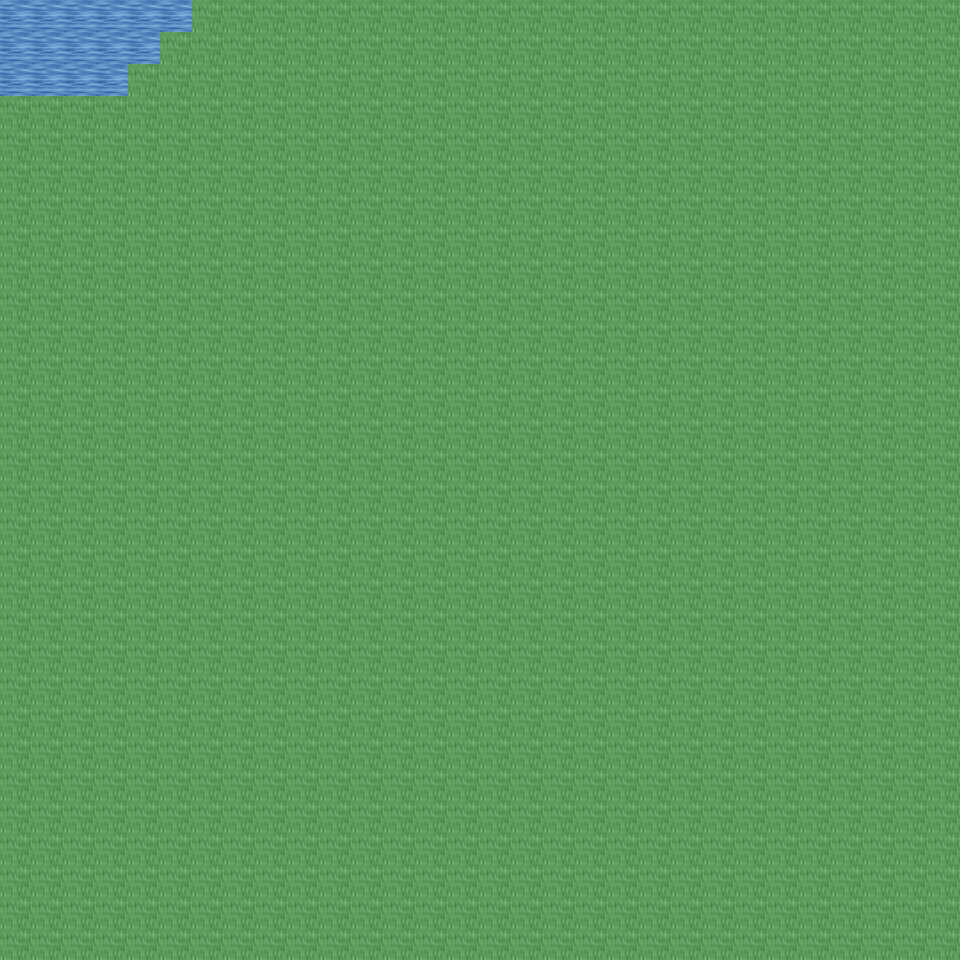

A 2D game scene composited from a Tiled map and its tileset images. What follows is a short description and the map's XML, with each tile layer's data collapsed to a summary:
An orthogonal 30x30 tile map with 32x32 px tiles, 6 tile layers (Ground, Object, Object2, Above, ...), 14 tilesets and 2 objects (2x mapExit).

<map version="1.0" orientation="orthogonal" renderorder="right-down" width="30" height="30" tilewidth="32" tileheight="32" nextobjectid="3">
  <tileset firstgid="1" name="tileset_ground_ground" tilewidth="32" tileheight="32" tilecount="33" columns="3">
    <image source="../drawable/tileset_ground_ground.png" width="96" height="352" />
  </tileset>
  <tileset firstgid="34" name="tileset_plant_flower_daisy_red" tilewidth="32" tileheight="32" tilecount="8" columns="2">
    <image source="../drawable/tileset_plant_flower_daisy_red.png" width="64" height="128" />
  </tileset>
  <tileset firstgid="42" name="tileset_ground_grass_edges" tilewidth="32" tileheight="32" tilecount="36" columns="12">
    <image source="../drawable/tileset_ground_grass_edges.png" width="384" height="96" />
  </tileset>
  <tileset firstgid="78" name="tileset_ground_grass_corners" tilewidth="32" tileheight="32" tilecount="24" columns="6">
    <image source="../drawable/tileset_ground_grass_corners.png" width="192" height="128" />
  </tileset>
  <tileset firstgid="102" name="tileset_ground_water_pool" tilewidth="32" tileheight="32" tilecount="72" columns="3">
    <image source="../drawable/tileset_ground_water_pool.png" width="96" height="768" />
  </tileset>
  <tileset firstgid="174" name="tileset_plant_flower_daisy_white" tilewidth="32" tileheight="32" tilecount="8" columns="2">
    <image source="../drawable/tileset_plant_flower_daisy_white.png" width="64" height="128" />
  </tileset>
  <tileset firstgid="182" name="tileset_plant_grasses" tilewidth="32" tileheight="32" tilecount="6" columns="3">
    <image source="../drawable/tileset_plant_grasses.png" width="96" height="64" />
  </tileset>
  <tileset firstgid="188" name="tileset_item_statue_bird" tilewidth="32" tileheight="32" tilecount="8" columns="2">
    <image source="../drawable/tileset_item_statue_bird.png" width="64" height="128" />
  </tileset>
  <tileset firstgid="196" name="tileset_plant_tree_tree_darkgreen" tilewidth="32" tileheight="32" tilecount="88" columns="8">
    <image source="../drawable/tileset_plant_tree_tree_darkgreen.png" width="256" height="352" />
  </tileset>
  <tileset firstgid="284" name="tileset_logic_collision" tilewidth="32" tileheight="32" tilecount="1" columns="1">
    <image source="../drawable/tileset_logic_collision.png" width="32" height="32" />
  </tileset>
  <tileset firstgid="285" name="tileset_ground_water_pool_deep" tilewidth="32" tileheight="32" tilecount="72" columns="3">
    <image source="../drawable/tileset_ground_water_pool_deep.png" width="96" height="768" />
  </tileset>
  <tileset firstgid="357" name="tileset_logic_item_fruits" tilewidth="32" tileheight="32" tilecount="16" columns="8">
    <image source="../drawable/tileset_logic_item_fruits.png" width="256" height="64" />
  </tileset>
  <tileset firstgid="373" name="tileset_plant_tree_umbrella_thorn" tilewidth="32" tileheight="32" tilecount="18" columns="6">
    <image source="../drawable/tileset_plant_tree_umbrella_thorn.png" width="192" height="96" />
  </tileset>
  <tileset firstgid="391" name="tileset_light_light_5x5" tilewidth="32" tileheight="32" tilecount="25" columns="5">
    <image source="../drawable/tileset_light_light_5x5.png" width="160" height="160" />
  </tileset>
  <layer name="Ground" width="30" height="30">
    <data>[900 cells, 900 non-empty, 6 distinct tile ids]</data>
  </layer>
  <layer name="Object" width="30" height="30">
    <data>[900 cells, 8 non-empty, 2 distinct tile ids]</data>
  </layer>
  <layer name="Object2" width="30" height="30">
    <data>[900 cells, 0 non-empty, 0 distinct tile ids]</data>
  </layer>
  <layer name="Above" width="30" height="30">
    <data>[900 cells, 0 non-empty, 0 distinct tile ids]</data>
  </layer>
  <layer name="Above2" width="30" height="30">
    <data>[900 cells, 0 non-empty, 0 distinct tile ids]</data>
  </layer>
  <layer name="Walkable" width="30" height="30">
    <data>[900 cells, 885 non-empty, 1 distinct tile ids]</data>
  </layer>
  <objectgroup name="MapEvents">
    <object id="1" name="north" type="mapExit" x="0" y="0" width="192" height="32">
      <properties>
        <property name="map" value="level_0_x224_y77" />
        <property name="x" value="0" />
        <property name="y" value="28" />
      </properties>
    </object>
    <object id="2" name="west" type="mapExit" x="0" y="0" width="32" height="96">
      <properties>
        <property name="map" value="level_0_x223_y78" />
        <property name="x" value="28" />
        <property name="y" value="0" />
      </properties>
    </object>
  </objectgroup>
</map>
